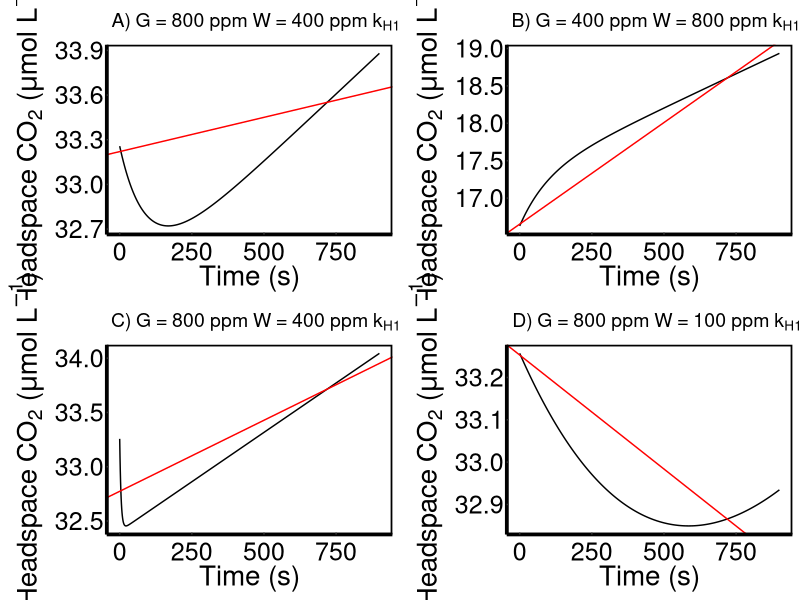
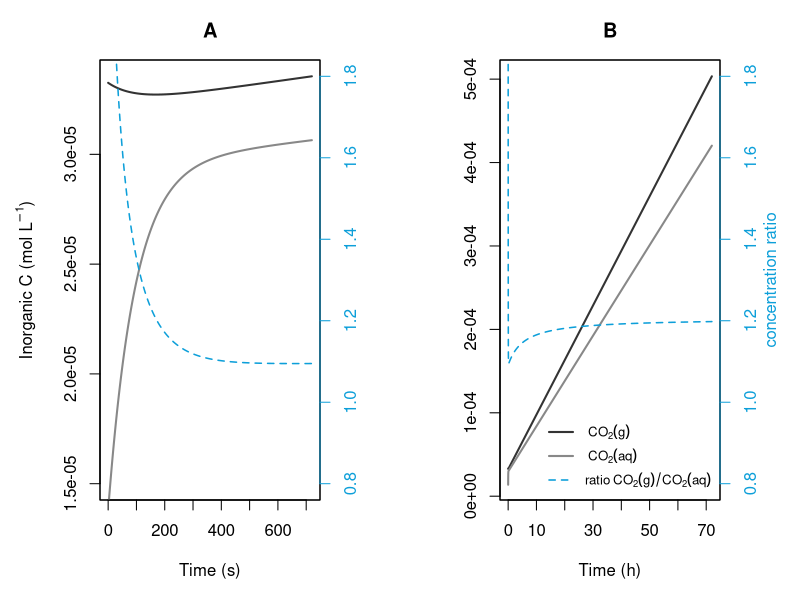

The R script that drew these images, in order:
## ---- chunk 1
#| include: false
#| warning: false
#| echo: false

library(ggplot2)
theme_min<-theme(axis.text.x=element_text(vjust=0.2, size=18, colour="black"),
                 axis.text.y=element_text(hjust=0.2, size=18, colour="black"),
                 axis.title=element_text(size=20, colour="black"),
                 axis.line = element_line(linewidth = 1.2, color = "black"),
                 strip.text=element_text(size=16, face="bold"),
                 axis.ticks.x.top = element_line(color = "black"),
                 axis.ticks.y.right = element_line(color = "black"),
                 axis.ticks.length=unit(-0.05, "cm"),
                 panel.background=element_blank(),
                 panel.border = element_rect(linewidth = 1.2, fill = NA),
                 panel.grid=element_blank(),
                 legend.text=element_text(size=18, colour="black"),
                 legend.title=element_text(size=18, colour="black"),
                 legend.key.size=unit(1, "cm"),
                 strip.background=element_rect(fill="grey98", colour="black"),
                 legend.key=element_rect(fill="white", linewidth=1.2),
                 plot.title=element_text(size=28, face="bold", hjust=-0.05))

## ---- chunk 2
#| echo: true
#| warning: false
#| code-fold: true

# differential equations

## CO2 reservoirs
# S - C amount in soil [mol]
# W - CO2 in the water [mol]
# G - CO2 in the gas phase [mol]

## rate constants
# k1 - microbial degradation rate [1/s]
# kh1  speed of CO2 going from W to G [1/s]
# kh1/KH = kh2 speed of CO2 going from G to W [1/s]

## reservoirs voulmes
# Vw - volume of water phase [l]
# Vg - volume of gas phase [l]

# t - modelled time [s]

CHenry<-function(t, Cstart, rate) {
  with(as.list(c(Cstart, rate)),{
    # microbial CO2 production
    dS <- -k1*S
    # CO2 in water
    dW <-  k1*S - kh1*W + (kh1/KH)*G # note that kh1/KH = kh2
    # CO2 in gas (what we measure)
    dG <- kh1*(Vw/Vg)*W - (kh1/KH)*(Vw/Vg)*G
    # output:
    list(c(dS, dW, dG))
  })   
}

## ---- chunk 3
#| echo: true
#| warning: false
#| code-fold: true


# wrapper function to define the input for CHenry

library(deSolve)

wrapperCmess = function(
## input: all parameters 
    time, S, W, G, k1, kh1, Vw, Vg){
  # time vector
  time = time
  # start conditions
  Cstart = c(S=S, W=W, G=G)
  # flux rate constants
  rate = c(k1=k1, kh1=kh1)
## output: results in various units (e.g ppm)
  # save into results
  result = as.data.frame(ode(func=CHenry, y=Cstart, parms=rate, times=time))
  # time in h
  result$time_h = result$time/3600
  # CO2 in gas in ppm, for easier comparability
  result$G_ppm = (result$G *1000*R*Temp) / (101325 *1e-6)
  # hypothetical CO2 concentraion in water as ppm, for comparability
  result$hypW_ppm = (result$W * (Vw/Vg)*1000*R*Temp) / (101325 *1e-6)
  return(result)
}


## ---- chunk 4
#| code-fold: true

## set fixed parameters

# general gas constant [(kg * m²)/(s² * mol * K)]
R = 8.31446261815324
# Temperatur from C to K
CinK = 273.15
# temperature [K]
Temp = 20 + CinK 


# Henry Constant in p_g/c_aq [l*atm/mol]
KH = 29
# Henry Constant in c_g/c_aq [no unit]
KH =round( (KH * 0.001 * 101325) / (R*Temp), 3)
## ---- chunk 5
#| code-fold: true

## Experimental parameters

# Gas volume of measurement set up
Vg = 0.28 # [l]


# Soil sample [g]
P = 20   
# Water content []
P_w = 0.9   
# TOC-content of Soil sample []
P_TOC = 0.45  

# total amount of water [g]
W = P*P_w  
# Volume of water [l]
Vw = W / 1000    

# dry Soil sample [g]
C_g = P * (1-P_w)
# degradable Carbon [mol]
C = C_g*P_TOC/12/Vw

### microbial degradation rate
# microbial degradation rate [mg(CO2) / g(Soil) day]
m = 1.02 
# 1 day in sec [s]
day=24*60*60 
# degradation rate per sec [1/s] 
k1 =  (m * 1e-3 * 12/44 *1/P_TOC) * 1/day
## ---- chunk 6
#| code-fold: true
  
## Variable parameters 

# CO2 in the gas-phase [ppm]
ppm_g = c(800, 400, 800, 800) 
# CO2 in gas [mol/l]
G = (ppm_g *1e-6*101325)/(R*Temp*1000)  

# water phase eqilibrated to CO2 in [ppm]
ppm_w = c(400, 800, 400, 100) 
# CO2 in the water [mol/l]
W=((ppm_w *1e-6*101325)/(R*Temp*1000))/KH 

# total C-CO2 in the System [mol]
C_ges_sys_mol = C*Vw + W*Vw + G*Vg   

# degas rate = how fast equilibrium is reached
kh1 = c(0.01, 0.01, 0.2, 0.001) 

# combine variable parametes
run <- c('A', 'B', 'C', 'D')
inputFrame <- data.frame(run,
                    ppm_g, G,
                    ppm_w, W,
                    kh1)

## run simulation 
t=900 # 15 min in [s]

simulate <- list()

for (i in 1:4){
  simulate[[run[i]]] <- wrapperCmess(
    time=seq(0, t, by = 1),
    S=C, 
    W=inputFrame$W[i], 
    G=inputFrame$G[i], 
    k1=k1, 
    kh1=inputFrame$kh1[i], 
    Vw=Vw, 
    Vg= Vg)
  }


## ---- chunk 7
#| message: false
#| warning: false
#| code-fold: true


fitting <- data.frame(run,rep(k1*C*(Vw/Vg), 4))
colnames(fitting) <- c('run', 'CO2prod_mol/ls')

for (i in 1:4){
  linfullfit <- lm(G~time, data = simulate[[i]][c(5,720),]) # time in s: 5 and 720=12min
  fitting$fullLin_intercept[i] <- linfullfit$coefficients[1]
  fitting$fullLin_slope[i] <- linfullfit$coefficients[2]
  }

p1 <- ggplot(simulate[[1]], aes(x=time, y=G*1e6)) +
    geom_line() + 
    theme_min +
    xlab("Time (s)")+
    ylab(expression(paste(Headspace~CO[2], " (", mu, "mol ", L^{-1}, ")")))+
    geom_abline(intercept = fitting$fullLin_intercept[1]*1e6, slope = fitting$fullLin_slope[1]*1e6, col='red')+
    labs(title = expression(paste("A) G = 800 ppm W = 400 ppm ", k[H1], " = 0.01 ", s^{-1}))) +
    theme(plot.title = element_text(size = 14))
p2 <- ggplot(simulate[[2]], aes(x=time, y=G*1e6)) +
    geom_line() + 
    theme_min +
    xlab("Time (s)")+
    ylab(expression(paste(Headspace~CO[2], " (", mu, "mol ", L^{-1}, ")")))+
    geom_abline(intercept = fitting$fullLin_intercept[2]*1e6, slope = fitting$fullLin_slope[2]*1e6, col='red')+
    labs(title = expression(paste("B) G = 400 ppm W = 800 ppm ", k[H1], " = 0.01 ", s^{-1}))) +
    theme(plot.title = element_text(size = 14))
p3 <- ggplot(simulate[[3]], aes(x=time, y=G*1e6)) +
    geom_line() + 
    theme_min +
    xlab("Time (s)")+
    ylab(expression(paste(Headspace~CO[2], " (", mu, "mol ", L^{-1}, ")")))+
    geom_abline(intercept = fitting$fullLin_intercept[3]*1e6, slope = fitting$fullLin_slope[3]*1e6, col='red')+
    labs(title = expression(paste("C) G = 800 ppm W = 400 ppm ", k[H1], " = 0.2 ", s^{-1}))) +
    theme(plot.title = element_text(size = 14))
p4 <- ggplot(simulate[[4]], aes(x=time, y=G*1e6)) +
    geom_line() + 
    theme_min +
    xlab("Time (s)")+
    ylab(expression(paste(Headspace~CO[2], " (", mu, "mol ", L^{-1}, ")")))+
    geom_abline(intercept = fitting$fullLin_intercept[4]*1e6, slope = fitting$fullLin_slope[4]*1e6, col='red')+
    labs(title = expression(paste("D) G = 800 ppm W = 100 ppm ", k[H1], " = 0.001 ", s^{-1}))) +
    theme(plot.title = element_text(size = 14))




## ---- chunk 8
#| label: fig-simulations
#| fig-height: 10
#| fig-width: 10
#| echo: false
#| fig-cap: "Simulations of headspace $CO_2$ flux with two different initial concentrations of headspace $CO_2$ (G): 400 (panel B) and 800 panels (A, C and D) ppm, three different initial concentrations of $CO_{2}(aq)^{*}$ (W): 100 (panel D), 400 (panels A and C) and 800 (panel B) ppm, and three different kinetic constants $k_{H1}$ (see eqs. 70 and 71): 0.001 (panel D), 0.01 (panels A and B) and 0.2 (panel C) $s^{-1}$. The solid black and red lines represent the model simulation and the linear regression performed against the simulations, respectively." 


library(gridExtra)

grid.arrange(grobs=list(p1, p2, p3, p4))

## ---- chunk 9
#| label: fig-compo
#| fig-height: 6
#| fig-width: 10
#| echo: false
#| fig-cap: "Simulations of inorganic C in aqueous ($CO_2(aq)$ solid grey line) and gas ($CO_2(aq)$ solid black line) phase for two different time intervals: A) 0 and 700 seconds; B) 0 and 72 hours. The solid light blue line represents tha ratio between $CO_2(g)$ and $CO_2(aq)$ (see eq. 68)." 

layout((matrix(1:2, ncol =2, nrow=1)), height =c(1)) # plots nebeneinander

i=1
minuten <- 12*60
SymA <- wrapperCmess(time=seq(0, minuten, by = minuten/15000),S=C, W=inputFrame$W[i], G=inputFrame$G[i], k1=k1, kh1=inputFrame$kh1[i], Vw =Vw, Vg= Vg)
SymA$GW <- (SymA$G)/(SymA$W)

par(mar=c(5,5,3,4))
plot(G~time, data = SymA,
     ylim=c(1.5e-5, max(SymA$G)),
     #main ="A: 12 minutes",
     xlab = 'Time (s)', ylab = expression(paste('Inorganic C (mol ', L^{-1}, ")")),
     cex.lab = 1,
     col = '#333333',
     lwd = 2,
     lty = 1,
     type='l')
lines(W~time, data = SymA, col = '#888888', lty = 1, lwd = 2)
par(new=TRUE)
plot(GW~time, data = SymA, ylim =c(0.8, 1.8),
     xlab ='', ylab='',xaxt='n', yaxt='n',
     col = '#0D9FD9', lty = 2, type='l', lwd = 1.5)
axis(side= 4, col = '#0D9FD9', col.axis ='#0D9FD9' )
title("A")
#mtext('concentration ratio', side =4, line =2, cex=1, col = '#0D9FD9')


dreitage <- 3*day
SymA <- wrapperCmess(time=seq(0, dreitage, by = dreitage/15000),S=C, W=inputFrame$W[i], G=inputFrame$G[i], k1=k1, kh1=inputFrame$kh1[i], Vw =Vw, Vg= Vg)
SymA$GW <- SymA$G/SymA$W

par(mar=c(5,5,3,4))
plot(G~time_h, data = SymA,
     ylim=c(1.5e-5, max(SymA$G)),
     #main ='A: three days',
     xlab = 'Time (h)', 
     ylab = NA,
     cex.lab = 1,
     col = '#333333',
     lwd = 2,
     lty = 1,
     type='l')
lines(W~time_h, data = SymA, col = '#888888', lty = 1, lwd = 2)
par(new=TRUE)
plot(GW~time_h, data = SymA,ylim =c(0.8, 1.8),#ylim =c(0.95, 1.1),
     xlab ='', ylab='',xaxt='n', yaxt='n',
     col = '#0D9FD9', lty = 2, type='l', lwd = 1.5)
axis(side= 4, col = '#0D9FD9', col.axis ='#0D9FD9' )
mtext('concentration ratio', side = 4, line =2, cex=1, col = '#0D9FD9')
title("B")

legend('bottomright', bty = 'n',
       legend = c(bquote(~CO[2](g)~""), 
                  bquote(~CO[2](aq)*~""), 
                  as.expression(bquote("ratio"~CO[2](g)/CO[2](aq)~""))), 
       col = c('#333333', '#888888', '#0D9FD9'), 
       cex=0.8, lty = c(1,1,2), lwd = c(2,2,1.5), y.intersp=1.5)


#dev.off()
